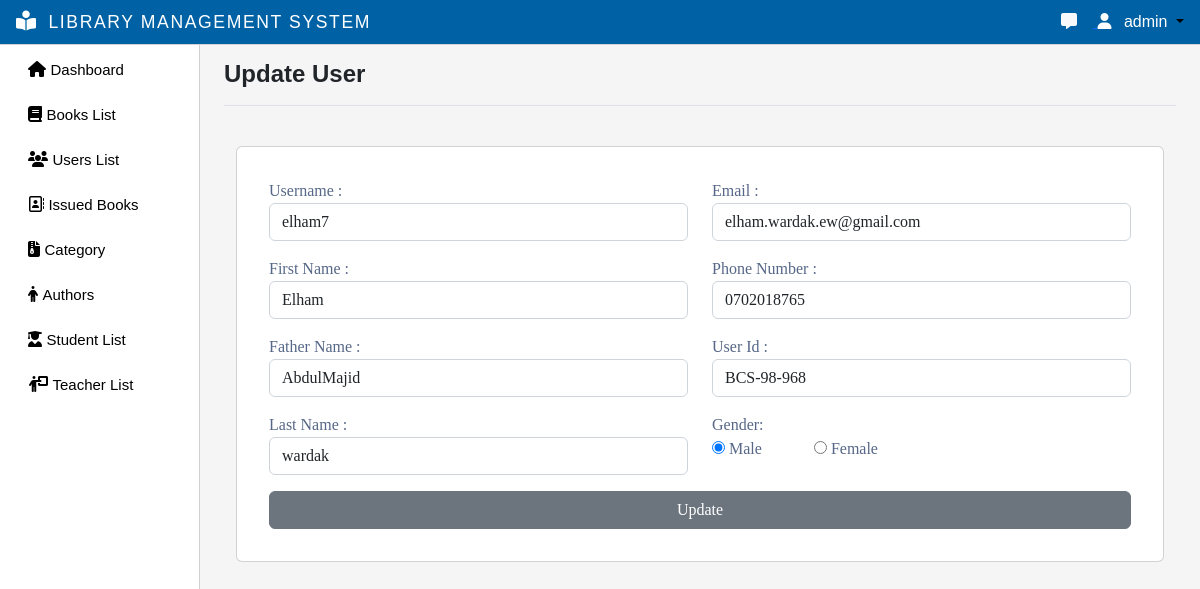
The page /update-user/2/ (signed in) on the database its author committed.
### myapp/models.py (models this page shows)
class CustomUser(AbstractUser):
    email = models.EmailField(max_length=255, unique=True)
    username = models.CharField(max_length=50, unique=True)
    first_name = models.CharField(null=True, blank=True, max_length=100)
    father_name= models.CharField(null=True, blank=True, max_length=100)
    last_name = models.CharField(null=True, blank=True, max_length=100)
    phone_number = models.CharField(max_length=16)
    user_id = models.CharField(max_length=50,null=True,blank=True)
    group = models.ForeignKey(Group, on_delete=models.CASCADE, default=2)
    gender = models.CharField(max_length=1,null=True,blank=True)
    USERNAME_FIELD = 'email'
    EMAIL_FIELD = 'email'
    REQUIRED_FIELDS = []
    objects = CutomUserManager()

### myapp/decorators.py (the view)
        def wrapper_func(request, *args, **kwargs):
            group = None
            if request.user.group:
                group = request.user.group.name
            if group in allowed_roles:
                return view_func(request, *args, **kwargs)
            else:
                return HttpResponse('Your are not authorized to view this page!')

### myapp/views.py (called while the page is built)
@allowed_users(allowed_roles=['admin'])
@login_required(login_url='login-page')
def Update_user(request, id):
    if request.method == 'POST':
        user = User.objects.get(pk=id)
        user.username = request.POST['username']
        user.first_name = request.POST['first_name']
        user.father_name = request.POST['father_name']
        user.last_name = request.POST['last_name']
        user.email = request.POST['email']
        user.phone_number = request.POST['phone_number']
        user.user_id = request.POST['user_id']
        user.gender = request.POST['gender']
        user = user.save()
        messages.success(request,'You have Successfully updated the user')
        return redirect('users-management')
    else:
       pass
    user = User.objects.get(pk=id)
    return render(request, 'update_user.html', {'user': user} )

### myapp/templates/update_user.html (shortened to what this page needs)
{% extends 'main.html' %}
{% block title %}Update User{% endblock title %}
{% block content %}
<div class="container pt-4">
    <div class="row">
        <div class="col col-12">
            <div class="card">
                <div class="card-body p-4">
                    <form action="" method="POST">
                        <div class="row registerform p-2">
                            <div class="col-md-6 ">
                                <div class="form-group">
                                    <label for="">Username :</label>
                                    <input type="text" name="username" class="form-control mb-3" value="{{user.username}}">
                                </div>
                                <div class="form-group">
                                    <label for="">First Name :</label>
                                    <input type="text" name="first_name" id="" value="{{user.first_name}}" class="form-control mb-3">
                                </div>
                                <div class="form-group">
                                    <label for="">Father Name :</label>
                                    <input type="text" name="father_name" id="" value="{{user.father_name}}" class="form-control mb-3">
                                </div>
                                <div class="form-group">
                                    <label for="">Last Name :</label>
                                    <input type="text" name="last_name" id="" value="{{user.last_name}}" class="form-control mb-3">
                                </div>
                            </div>
                            <div class="col-md-6">
                                <div class="form-group">
                                    <label for="">Email :</label>
                                    <input type="email" name="email" id="" value="{{user.email}}" class="form-control mb-3">
                                </div>
                                <div class="form-group">
                                    <label for="">Phone Number :</label>
                                    <input type="text" name="phone_number" value="{{user.phone_number}}" class="form-control mb-3 ">
                                </div>
                                <div class="form-group">
                                    <label for="">User Id :</label>
                                    <input type="text" name="user_id" value="{{user.user_id}}" class="form-control mb-3">
                                </div>
                                <div class="form-group">
                                    <label for="" class="me-2 fw-700">Gender:</label>
                                </div>
                                <div class="form-group">
                                    <input type="radio" name="gender" id="male" value="M" {% if user.gender == "M" %}checked{% endif %}>
                                    <label for="male" class="me-5">Male</label>
                                    <input type="radio" name="gender" id="female" value="F" {% if user.gender == "F" %}checked{% endif %} >
                                    <label for="female" class="me-1">Female</label>
                                </div>
                            </div>
                            <div class="col-md-12">
                                <div class="form-group">
                                    <input type="submit" class="btn btn-secondary w-100" value="Update">
                                </div>
                            </div>
                        </div>
                    </form>
                </div>
            </div>
        </div>
    </div>
</div>
{% endblock %}

### templates/navbar.html (shortened to what this page needs)
{% load static %}
{% load custom_tags %}
<nav class="navbar navbar-expand-lg backgroundcolor fixed-top px-3 py-1 justify-content-between">
  {% if request.user.username %}
  <a class="navbar-brand" href="{% url 'admin-page' %}">
    <i class="fa-solid fa-book-open-reader navbar-icon "></i>
    <span class="ms-2 text-white">LIBRARY MANAGEMENT SYSTEM</span>
  </a>
  {% endif %}
  <div class="dropdown">
    {% if request.user.username %}
      {% if request.user.is_staff %}
        <a href="{% url 'message' %}">
          <i class="fa-solid fa-message me-3 text-light"></i>
        </a>
      {% endif %}
    <a class="dropdown-toggle user-menu-item" data-bs-toggle="dropdown" aria-expanded="false">
      <i class="fa-solid fa-user me-2 text-white"></i>
      <span class="text-white">{{request.user.username}}</span>
    </a>
    {% endif %}
  </div>
</nav>

### static/css/main.css (style rules this page uses)
body { color: #566787; background: #f5f5f5; font-family: 'Varela Round', sans-serif; }
.text-white { color:#fff !important; }
body { overflow-y:scroll; }
.navbar-icon { margin-top: -9px !important; font-size: 20px !important; }

### static/css/style.css (style rules this page uses)
:root { --offconvas-width: 270px; --topNavbarHeight: 56px; }
.navbar-icon { color: white; }
.backgroundcolor { background-color: rgba(0,98, 165, 1); border-bottom:1px solid #d6d1d1; }
@media screen and (min-width: 1200px) { .ms-2 { font-size: 1.1rem !important; letter-spacing: 0.1rem; } }
@media (min-width : 920px) { .navbar-brand { font-size: 0.9rem !important; } }
@media (min-width : 390px) { .navbar-brand { font-size: 1rem !important ; } }
.user-menu-item { color:#000000; text-decoration:none; cursor: pointer; }
.card { font-family:auto; }

### rows shown on the page
CustomUser: user.username "admin"
CustomUser: username "elham7", first_name "Elham", father_name "AbdulMajid", last_name "wardak", email "elham.wardak.ew@gmail.com", phone_number "0702018765", user_id "BCS-98-968", gender "☑ Male", gender "☐ Female"
